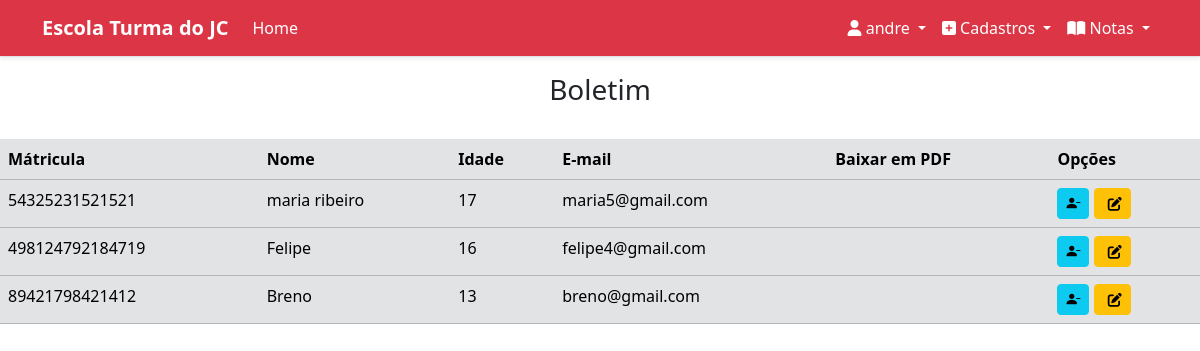
Screenshot of /cadastros/boletim/ (signed in) with the database file from the repository.
### login/models.py (models this page shows)
class Usuarios(models.Model):
    nome = models.CharField(max_length=30)
    email = models.EmailField()
    senha = models.CharField(max_length=64)
    class Meta:
        verbose_name = 'Usuário'
    def __str__(self):
        return self.nome

### cadastros/models.py (models this page shows, shortened)
class Aluno(models.Model):
    nome_completo = models.CharField(max_length=50, null=True)
    endereco = models.CharField(max_length=12, null=True)
    cpf = models.CharField(max_length=14, null=True, verbose_name='CPF')
    telefone = models.CharField(max_length=16, null=True)
    data_nascimento = models.DateField(blank = True, null = True)
    sexo_choices = (
        ('F', 'Feminino'),
        ('M', 'Masculino'),
    )
    sexo = models.CharField(max_length=1, default=None, choices=sexo_choices, blank=True, null=True)
    email = models.EmailField()
    matricula = models.CharField(max_length=15, blank=True, null=True, unique=True)
    idade = models.IntegerField(blank=True, null=True)

### cadastros/views.py (the view)
# urls.py: path('boletim/', views.boletim , name="boletim"),
def boletim(request):
    usuario = Usuarios.objects.get(id=request.session['usuario'])
    aluno = Aluno.objects.all()
    return render(request, 'aluno/boletim.html', {
        'aluno': aluno,
        'usuario_logado': request.session.get('usuario'),
        'usuario_id': usuario,
    })

### cadastros/templates/aluno/boletim.html (shortened to what this page needs)
{% extends "home.html" %}
{% block conteudo %}
<body style="min-width: 372px;">
    {% include "partials/nav.html" %}
    <h3 style="text-align: center;">Boletim</h3><br>
    <div class="table-responsive">
        <table class="table table-secondary" id="tabela-listar">
            <thead>
                <tr>
                    <th>Mátricula</th>
                    <th>Nome</th>
                    <th>Idade</th>
                    <th>E-mail</th>
                    <th>Baixar em PDF</th>
                    <th>Opções</th>
                </tr>
            </thead>
            <tbody>
                {% for alunos in aluno  %}
                <tr>
                    <td>{{alunos.matricula}}</td>
                    <td>{{alunos.nome_completo}}</td>
                    <td>{{alunos.idade}}</td>
                    <td>{{alunos.email}}</td>
                    <td></td>
                    <td>
                        <a href="#" class="btn btn-info btn-sm" title="Inativar"><i class="bi bi-person-dash-fill" aria-hidden="true"></i></a>
                        <a href="{% url 'update_aluno' alunos.id %}" class="btn btn-warning btn-sm" title="Editar"><i class="fas fa-edit" aria-hidden="true" style="margin-left: 5px;"></i></a>
                    </td>
                </tr>
                {% endfor %}
            </tbody>
        </table>
        </div>
</body>
{% endblock %}

### cadastros/templates/home.html (shortened to what this page needs)
{% load static%}
<!DOCTYPE html>
<html lang="pt-br">
<head>
    <link rel="stylesheet" href="https://unpkg.com/bootstrap@5.3.3/dist/css/bootstrap.min.css">
    <link rel="stylesheet" href="https://unpkg.com/bs-brain@2.0.4/components/logins/login-4/assets/css/login-4.css">
    <link rel="stylesheet" href="https://cdnjs.cloudflare.com/ajax/libs/font-awesome/6.0.0-beta3/css/all.min.css">
    <link rel="stylesheet" href="https://cdnjs.cloudflare.com/ajax/libs/bootstrap-icons/1.5.0/font/bootstrap-icons.min.css">
</head>
{% block conteudo %}{% endblock %}
</html>

### cadastros/templates/partials/nav.html (shortened to what this page needs)
<nav class="navbar navbar-expand-lg navbar-dark bg-danger border-bottom shadow-sm mb-3">
    <div class="container">
        <a class="navbar-brand" href="{% url 'home' %}">
            <strong>Escola Turma do JC</strong>
        </a>
        <div class="collapse navbar-collapse" id="navbarSupportedContent">
            <ul class="navbar-nav me-auto mb-2 mb-lg-0">
                <li class="nav-item">
                    <a href="#" class="nav-link text-white">Home</a>
                </li>
            </ul>
            <ul class="navbar-nav">
                {% if usuario_logado %}
                <li class="nav-item dropdown">
                    <a class="nav-link dropdown-toggle text-white" id="navbarDropdownMenuLink" role="button" data-bs-toggle="dropdown" aria-expanded="false">
                        <i class="fa fa-user" aria-hidden="true"></i> {{ usuario_id }}
                    </a>
                </li>
                <li class="nav-item dropdown">
                    <a class="nav-link dropdown-toggle text-white" id="navbarCadastros" role="button" data-bs-toggle="dropdown" aria-expanded="false">
                        <i class="fa fa-plus-square" aria-hidden="true"></i> Cadastros
                    </a>
                </li>
                <li class="nav-item dropdown">
                    <a class="nav-link dropdown-toggle text-white" id="navbarCadastros" role="button" data-bs-toggle="dropdown" aria-expanded="false">
                        <i class="fa fa-book-open" aria-hidden="true"></i> Notas
                    </a>
                </li>
                {% endif %}
            </ul>
        </div>
    </div>
</nav>

### rows the page displays
Usuarios: nome "andre"
Aluno: matricula "54325231521521", nome_completo "maria ribeiro", idade "17", email "maria5@gmail.com"
Aluno: matricula "498124792184719", nome_completo "Felipe", idade "16", email "felipe4@gmail.com"
Aluno: matricula "89421798421412", nome_completo "Breno", idade "13", email "breno@gmail.com"
